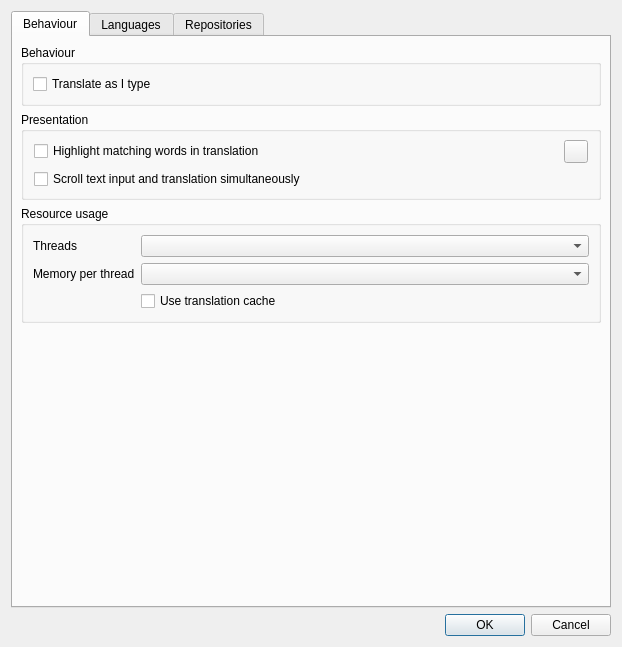
<?xml version="1.0" encoding="UTF-8"?>
<ui version="4.0">
 <class>TranslatorSettingsDialog</class>
 <widget class="QDialog" name="TranslatorSettingsDialog">
  <property name="geometry">
   <rect>
    <x>0</x>
    <y>0</y>
    <width>622</width>
    <height>647</height>
   </rect>
  </property>
  <property name="windowTitle">
   <string>Settings</string>
  </property>
  <layout class="QVBoxLayout" name="verticalLayout">
   <item>
    <widget class="QTabWidget" name="tabWidget">
     <property name="currentIndex">
      <number>0</number>
     </property>
     <widget class="QWidget" name="behaviorTab">
      <attribute name="title">
       <string>Behaviour</string>
      </attribute>
      <layout class="QVBoxLayout" name="verticalLayout_1">
       <property name="leftMargin">
        <number>8</number>
       </property>
       <property name="topMargin">
        <number>8</number>
       </property>
       <property name="rightMargin">
        <number>8</number>
       </property>
       <property name="bottomMargin">
        <number>8</number>
       </property>
       <item>
        <widget class="QGroupBox" name="behaviourGroup">
         <property name="title">
          <string>Behaviour</string>
         </property>
         <layout class="QVBoxLayout" name="verticalLayout_2">
          <item alignment="Qt::AlignTop">
           <widget class="QCheckBox" name="translateImmediatelyCheckbox">
            <property name="text">
             <string>Translate as I type</string>
            </property>
           </widget>
          </item>
         </layout>
        </widget>
       </item>
       <item>
        <widget class="QGroupBox" name="presentationGroup">
         <property name="title">
          <string>Presentation</string>
         </property>
         <layout class="QVBoxLayout" name="verticalLayout_4">
          <property name="leftMargin">
           <number>10</number>
          </property>
          <property name="topMargin">
           <number>8</number>
          </property>
          <property name="rightMargin">
           <number>10</number>
          </property>
          <property name="bottomMargin">
           <number>8</number>
          </property>
          <item>
           <layout class="QHBoxLayout" name="horizontalLayout_2">
            <item>
             <widget class="QCheckBox" name="showAligmentsCheckbox">
              <property name="text">
               <string>Highlight matching words in translation</string>
              </property>
             </widget>
            </item>
            <item>
             <widget class="ColorWell" name="alignmentColorButton">
              <property name="minimumSize">
               <size>
                <width>20</width>
                <height>20</height>
               </size>
              </property>
             </widget>
            </item>
           </layout>
          </item>
          <item>
           <widget class="QCheckBox" name="syncScrollingCheckbox">
            <property name="text">
             <string>Scroll text input and translation simultaneously</string>
            </property>
           </widget>
          </item>
         </layout>
        </widget>
       </item>
       <item>
        <widget class="QGroupBox" name="resourceGroup">
         <property name="title">
          <string>Resource usage</string>
         </property>
         <layout class="QFormLayout" name="formLayout_2">
          <item row="0" column="0">
           <widget class="QLabel" name="coresLbl">
            <property name="text">
             <string>Threads</string>
            </property>
            <property name="buddy">
             <cstring>coresBox</cstring>
            </property>
           </widget>
          </item>
          <item row="1" column="1">
           <widget class="QComboBox" name="memoryBox"/>
          </item>
          <item row="0" column="1">
           <widget class="QComboBox" name="coresBox"/>
          </item>
          <item row="1" column="0">
           <widget class="QLabel" name="memoryLbl">
            <property name="text">
             <string>Memory per thread</string>
            </property>
            <property name="buddy">
             <cstring>memoryBox</cstring>
            </property>
           </widget>
          </item>
          <item row="2" column="1">
           <widget class="QCheckBox" name="cacheTranslationsCheckbox">
            <property name="toolTip">
             <string>When enabled, translations of sentences are 
remembered while the program is running to
speed up re-translation at the cost of a bit
of memory.</string>
            </property>
            <property name="text">
             <string>Use translation cache</string>
            </property>
           </widget>
          </item>
         </layout>
        </widget>
       </item>
       <item>
        <spacer name="verticalSpacer">
         <property name="orientation">
          <enum>Qt::Vertical</enum>
         </property>
         <property name="sizeHint" stdset="0">
          <size>
           <width>20</width>
           <height>40</height>
          </size>
         </property>
        </spacer>
       </item>
      </layout>
     </widget>
     <widget class="QWidget" name="modelsTab">
      <attribute name="title">
       <string>Languages</string>
      </attribute>
      <layout class="QVBoxLayout" name="verticalLayout_3">
       <property name="leftMargin">
        <number>8</number>
       </property>
       <property name="topMargin">
        <number>8</number>
       </property>
       <property name="rightMargin">
        <number>8</number>
       </property>
       <property name="bottomMargin">
        <number>8</number>
       </property>
       <item>
        <widget class="QTableView" name="localModelTable">
         <property name="contextMenuPolicy">
          <enum>Qt::ActionsContextMenu</enum>
         </property>
         <property name="selectionBehavior">
          <enum>QAbstractItemView::SelectRows</enum>
         </property>
         <property name="showGrid">
          <bool>false</bool>
         </property>
         <attribute name="verticalHeaderVisible">
          <bool>false</bool>
         </attribute>
         <addaction name="actionRevealModel"/>
         <addaction name="actionDeleteModel"/>
        </widget>
       </item>
       <item>
        <layout class="QHBoxLayout" name="horizontalLayout">
         <item>
          <widget class="QPushButton" name="importModelButton">
           <property name="text">
            <string>Import model…</string>
           </property>
          </widget>
         </item>
         <item>
          <widget class="QPushButton" name="deleteModelButton">
           <property name="enabled">
            <bool>false</bool>
           </property>
           <property name="text">
            <string>Delete</string>
           </property>
          </widget>
         </item>
         <item>
          <spacer name="horizontalSpacer">
           <property name="orientation">
            <enum>Qt::Horizontal</enum>
           </property>
           <property name="sizeHint" stdset="0">
            <size>
             <width>40</width>
             <height>20</height>
            </size>
           </property>
          </spacer>
         </item>
        </layout>
       </item>
      </layout>
     </widget>
     <widget class="QWidget" name="reposTab">
      <attribute name="title">
       <string>Repositories</string>
      </attribute>
      <layout class="QVBoxLayout" name="verticalLayout_6">
       <property name="leftMargin">
        <number>8</number>
       </property>
       <property name="topMargin">
        <number>8</number>
       </property>
       <property name="rightMargin">
        <number>8</number>
       </property>
       <property name="bottomMargin">
        <number>8</number>
       </property>
       <item>
        <widget class="QTableView" name="repoTable">
         <property name="contextMenuPolicy">
          <enum>Qt::ActionsContextMenu</enum>
         </property>
         <property name="selectionBehavior">
          <enum>QAbstractItemView::SelectRows</enum>
         </property>
         <property name="showGrid">
          <bool>false</bool>
         </property>
         <attribute name="verticalHeaderVisible">
          <bool>false</bool>
         </attribute>
         <addaction name="actionDeleteRepo"/>
        </widget>
       </item>
       <item>
        <layout class="QHBoxLayout" name="horizontalLayout_3">
         <item>
          <widget class="QPushButton" name="importRepo">
           <property name="text">
            <string>Import repository…</string>
           </property>
          </widget>
         </item>
         <item>
          <widget class="QPushButton" name="deleteRepo">
           <property name="text">
            <string>Delete</string>
           </property>
          </widget>
         </item>
         <item>
          <spacer name="horizontalSpacer_2">
           <property name="orientation">
            <enum>Qt::Horizontal</enum>
           </property>
           <property name="sizeHint" stdset="0">
            <size>
             <width>40</width>
             <height>20</height>
            </size>
           </property>
          </spacer>
         </item>
        </layout>
       </item>
      </layout>
     </widget>
    </widget>
   </item>
   <item>
    <widget class="QDialogButtonBox" name="buttonBox">
     <property name="orientation">
      <enum>Qt::Horizontal</enum>
     </property>
     <property name="standardButtons">
      <set>QDialogButtonBox::Cancel|QDialogButtonBox::Ok</set>
     </property>
    </widget>
   </item>
  </layout>
  <action name="actionRevealModel">
   <property name="text">
    <string>Reveal folder</string>
   </property>
  </action>
  <action name="actionDeleteModel">
   <property name="text">
    <string>Delete</string>
   </property>
   <property name="shortcut">
    <string>Del</string>
   </property>
   <property name="shortcutContext">
    <enum>Qt::WidgetShortcut</enum>
   </property>
  </action>
  <action name="actionDeleteRepo">
   <property name="text">
    <string>Delete</string>
   </property>
   <property name="toolTip">
    <string>Delete the selected Repo</string>
   </property>
   <property name="shortcut">
    <string>Del</string>
   </property>
  </action>
 </widget>
 <customwidgets>
  <customwidget>
   <class>ColorWell</class>
   <extends>QToolButton</extends>
   <header>ColorWell.h</header>
  </customwidget>
 </customwidgets>
 <resources/>
 <connections>
  <connection>
   <sender>buttonBox</sender>
   <signal>accepted()</signal>
   <receiver>TranslatorSettingsDialog</receiver>
   <slot>accept()</slot>
   <hints>
    <hint type="sourcelabel">
     <x>47</x>
     <y>631</y>
    </hint>
    <hint type="destinationlabel">
     <x>20</x>
     <y>20</y>
    </hint>
   </hints>
  </connection>
  <connection>
   <sender>buttonBox</sender>
   <signal>rejected()</signal>
   <receiver>TranslatorSettingsDialog</receiver>
   <slot>reject()</slot>
   <hints>
    <hint type="sourcelabel">
     <x>47</x>
     <y>631</y>
    </hint>
    <hint type="destinationlabel">
     <x>20</x>
     <y>20</y>
    </hint>
   </hints>
  </connection>
 </connections>
</ui>
